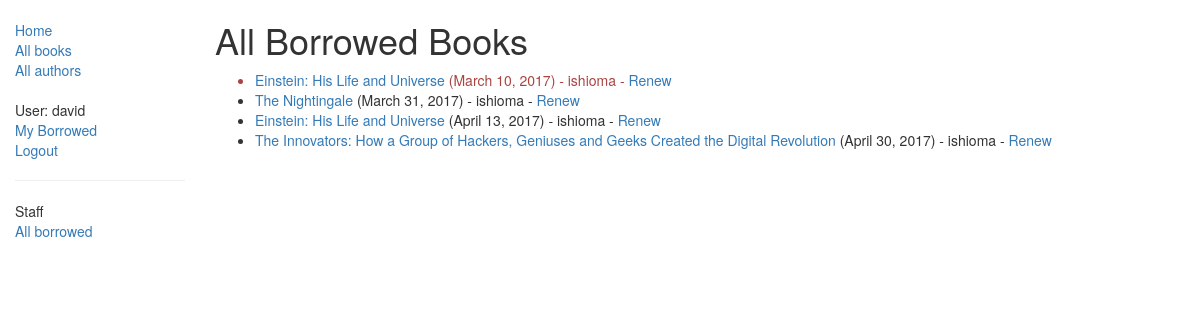
Page /catalog/borrowed/ (signed in) on the committed database.
### catalog/models.py (models this page shows, shortened)
class BookInstance(models.Model):
    id = models.UUIDField(primary_key=True, default=uuid.uuid4, help_text="Unique ID for this particular book across whole library")
    book = models.ForeignKey('Book', on_delete=models.SET_NULL, null=True)
    imprint = models.CharField(max_length=200)
    due_back = models.DateField(null=True, blank=True)
    borrower = models.ForeignKey(User, on_delete=models.SET_NULL, null=True, blank=True)
    LOAN_STATUS = (
        ('d', 'Maintenance'),
        ('o', 'On loan'),
        ('a', 'Available'),
        ('r', 'Reserved'),
    )
    status = models.CharField(max_length=1, choices=LOAN_STATUS, blank=True, default='d', help_text='Book availability')
    class Meta:
        ordering = ["due_back"]
        permissions = (("can_mark_returned", "Set book as returned"),)
    @property
    def is_overdue(self):
        if date.today() > self.due_back:
            return True
        return False

class Book(models.Model):
    title = models.CharField(max_length=200)
    author = models.ForeignKey('Author', on_delete=models.SET_NULL, null=True)
    summary = models.TextField(max_length=1000, help_text="Enter a brief description of the book")
    isbn = models.CharField('ISBN',max_length=13, help_text='13 Character <a href="https://www.isbn-international.org/content/what-isbn">ISBN number</a>')
    genre = models.ManyToManyField(Genre, help_text="Select a genre for this book")
    language = models.ForeignKey('Language', on_delete=models.SET_NULL, null=True)
    def display_genre(self):
        """
        Creates a string for the Genre. This is required to display genre in Admin.
        """
        return ', '.join([ genre.name for genre in self.genre.all()[:3] ])
    display_genre.short_description = 'Genre'

### catalog/views.py (the view)
class AllBorrowedBooksListView(PermissionRequiredMixin, generic.ListView):
    model = BookInstance
    permission_required = 'catalog.can_mark_returned'
    template_name = 'catalog/bookinstance_list_all_borrowed.html'
    paginate_by = 10
    def get_queryset(self):
        return BookInstance.objects.filter(status__exact='o').order_by('due_back')

### catalog/templates/catalog/bookinstance_list_all_borrowed.html
{% extends "base_generic.html" %}
{% block content %}
    <h1>All Borrowed Books</h1>
    {% if bookinstance_list %}
    <ul>
      {% for bookinst in bookinstance_list %}
      <li class="{% if bookinst.is_overdue %}text-danger{% endif %}">
        <a href="{% url 'book-detail' bookinst.book.pk %}">{{bookinst.book.title}}</a> ({{ bookinst.due_back }}) -
        {{bookinst.borrower.get_username}}
        {% if perms.catalog.can_mark_returned %}- <a href="{% url 'renew-book-librarian' bookinst.id %}">Renew</a>  {% endif %}
      </li>
      {% endfor %}
    </ul>
    {% else %}
      <p>There are no books borrowed.</p>
    {% endif %}
{% endblock %}

### catalog/templates/base_generic.html (shortened to what this page needs)
<!DOCTYPE html>
<html lang="en">
<head>
  <link rel="stylesheet" href="https://maxcdn.bootstrapcdn.com/bootstrap/3.3.7/css/bootstrap.min.css">
  {% load static %}
  <link rel="stylesheet" href="{% static 'css/styles.css' %}">
</head>
<body>
  <div class="container-fluid">
    <div class="row">
      <div class="col-sm-2">
      {% block sidebar %}
      <ul class="sidebar-nav">
          <li><a href="{% url 'index' %}">Home</a></li>
          <li><a href="{% url 'books' %}">All books</a></li>
          <li><a href="{% url 'authors' %}">All authors</a></li>
          <br>
          {% if user.is_authenticated %}
            <li>User: {{ user.get_username }}</li>
            <li><a href="{% url 'my-borrowed' %}">My Borrowed</a></li>
            <li><a href="{% url 'logout'%}?next={{request.path}}">Logout</a></li>
          {% else %}
            <li><a href="{% url 'login'%}?next={{request.path}}">Login</a></li>
          {% endif %}
          <hr>
          <li>Staff</li>
          <li><a href="{% url 'all-borrowed' %}">All borrowed</a></li>
      </ul>
     {% endblock %}
      </div>
      <div class="col-sm-10 ">
      {% block content %}{% endblock %}
      </div>
    </div>
  </div>
</body>
</html>

### catalog/static/css/styles.css (style rules this page uses)
.sidebar-nav { margin-top: 20px; list-style: none; padding: 0; }

### rows in the picture
BookInstance: book "Einstein: His Life and Universe", due_back "March 10, 2017", borrower.get_username "ishioma"
BookInstance: book "The Nightingale", due_back "March 31, 2017", borrower.get_username "ishioma"
BookInstance: book "Einstein: His Life and Universe", due_back "April 13, 2017", borrower.get_username "ishioma"
BookInstance: book "The Innovators: How a Group of Hackers, Geniuses and Geeks Created the Digital Revolution", due_back "April 30, 2017", borrower.get_username "ishioma"

### other values in the picture
{{ user.get_username }} "david"
